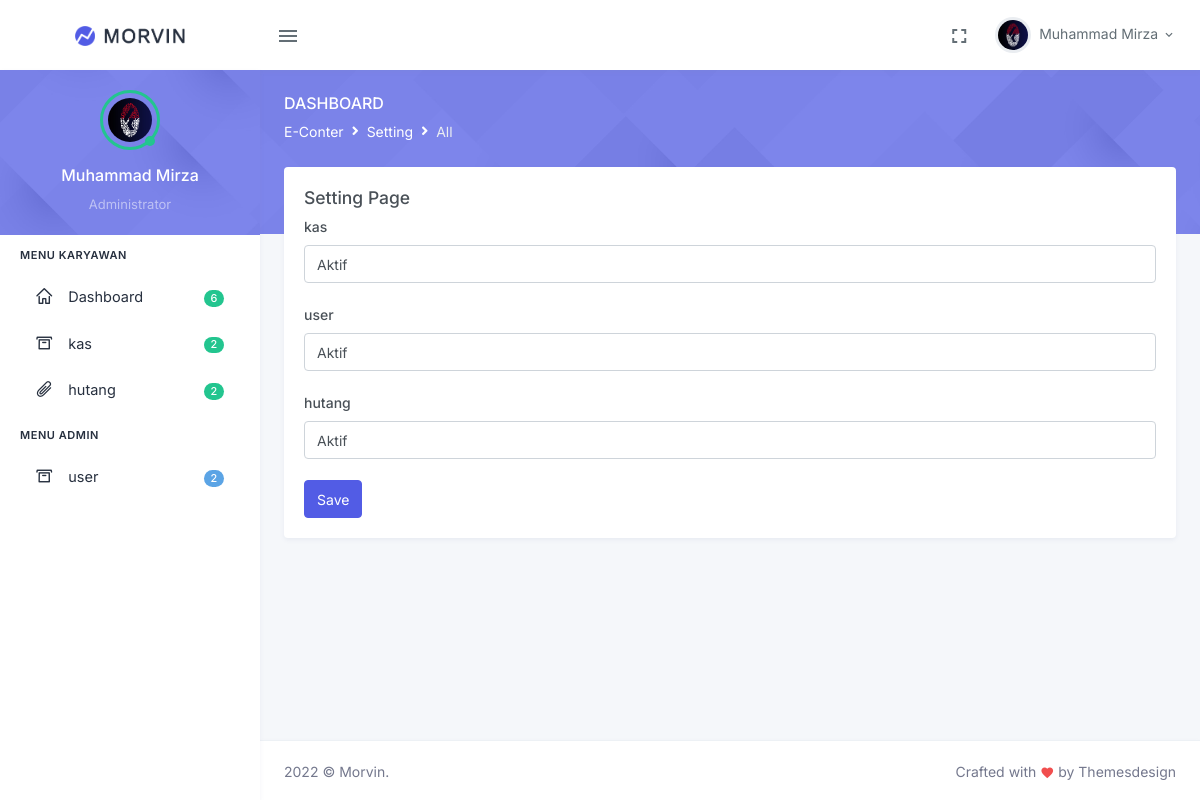
The page /setting.php (signed in) on the database its author committed.
### tables this page shows
CREATE TABLE `setting` (
  `id` int(11) NOT NULL,
  `menu` varchar(255) NOT NULL,
  `icon` varchar(255) NOT NULL,
  `status_menu` int(11) NOT NULL,
  `link` varchar(25) NOT NULL,
  `id_role` varchar(255) NOT NULL
);

### functions/model.php (called while the page is built, shortened)
<?php
$link = mysqli_connect('localhost','root','','econter');
function get($sql){
    global $link;
    $query = mysqli_query($link,$sql);
    $rows=[];
    while($row = mysqli_fetch_assoc($query)){
        $rows[]= $row;
    }
    return $rows;
}
?>

### setting.php (the view, shortened to what this page needs)
<?php include_once 'Morvin/header.php';adminrole();?>
<?php
    $get = get("SELECT * FROM setting");
?>
<h5>Setting Page</h5>
<form action="" method="post">
    <?php foreach($get as $menu):?>
    <label for="<?=$menu['menu'];?>"><?= $menu['menu'];?></label>
    <select name="<?=$menu['menu'];?>" id="register" class="form-control">
        <option value="<?=$menu['status_menu'];?>"><?php if($menu['status_menu']==1){echo "Aktif";}else{echo "Non Aktif";}?></option>
    </select>
    <br>
    <?php endforeach?>
    <button class="btn  btn-primary" type="sumbit" name="sumbit">Save</button>
</form>
<?php include_once 'Morvin/footer.php';?>

### Morvin/sidebar.php
<?php
    $user =count(get("SELECT * FROM user"));
    $kas = count(get("SELECT * FROM kas"));
    $hutang = count(get("SELECT * FROM hutang"));
    $all = $user+$kas+$hutang;
    $id = $_SESSION['user'][0]['id'];
    $role= get("SELECT id_role FROM user WHERE id='$id'");
    $settingadmin = get("SELECT * FROM setting WHERE status_menu='1' AND id_role=1");
    $settingkaryawan = get("SELECT * FROM setting WHERE status_menu='1' AND id_role=2");
?>
<div class="vertical-menu">
            <div data-simplebar class="h-100">
                <div class="user-sidebar text-center">
                    <div class="dropdown">
                        <div class="user-img">
                            <?php if(!is_file('img/'.$_SESSION['user'][0]['gambar'])){;?>
                            <img src="img/avatar.jpg" alt="" class="rounded-circle">
                            <?php }else{;?>
                            <img src="img/<?=$_SESSION['user'][0]['gambar'];?>" alt="" class="rounded-circle">
                            <?php };?>
                            <span class="avatar-online bg-success"></span>
                        </div>
                        <div class="user-info">
                            <h5 class="mt-3 font-size-16 text-white"><?=$_SESSION['user'][0]['nama'];?></h5>
                            <span class="font-size-13 text-white-50">
                            <?php if($_SESSION['user'][0]['id_role']==1){;?>
                                Administrator
                            <?php }else{;?>
                                Karyawan
                            <?php };?>
                            </span>
                        </div>
                    </div>
                </div>
                <div id="sidebar-menu">
                    <ul class="metismenu list-unstyled" id="side-menu">
                        <li class="menu-title">Menu Karyawan</li>
                        <li>
                            <a href="index.php" class="waves-effect">
                                <i class="dripicons-home"></i><span class="badge rounded-pill bg-success float-end"><?=$all;?></span>
                                <span>Dashboard</span>
                            </a>
                        </li>
                        <?php foreach($settingkaryawan as $sidekaryawan):?>
                        <li>
                            <a href="<?=$sidekaryawan['link'];?>" class="waves-effect">
                                <?php $namemenu = $sidekaryawan['menu']; $count = count(get("SELECT * FROM $namemenu"));?>
                                <i class="<?=$sidekaryawan['icon'];?>"></i><span class="badge rounded-pill bg-success float-end"><?=$count;?></span>
                                <span><?=$sidekaryawan['menu'];?></span>
                            </a>
                        </li>
                        <?php endforeach?>
                        <?php if($role[0]['id_role']== 1):?>
                        <li class="menu-title">Menu Admin</li>
                        <?php foreach($settingadmin as $sideadmin):?>
                            <li>
                            <a href="<?=$sideadmin['link'];?>" class="waves-effect">
                                <?php $namemenu = $sideadmin['menu'];$count = count(get("SELECT * FROM $namemenu"));?>
                                <i class="<?=$sideadmin['icon'];?>"></i><span class="badge rounded-pill bg-info float-end"><?=$count;?></span>
                                <span><?=$sideadmin['menu'];?></span>
                            </a>
                            </li>
                        <?php endforeach?>
                        <?php endif;?>
                    </ul>
                </div>
            </div>
        </div>

### rows shown on the page
setting: count "2", menu "kas", kas "Aktif"
setting: count "2", menu "hutang", hutang "Aktif"
setting: count "2", menu "user", user "Aktif"

### other values the page prints
$_SESSION['user'][0]['nama'] "Muhammad Mirza"
$all "6"
$title "E-Conter"
$title2 "Setting"
$title3 "All"
